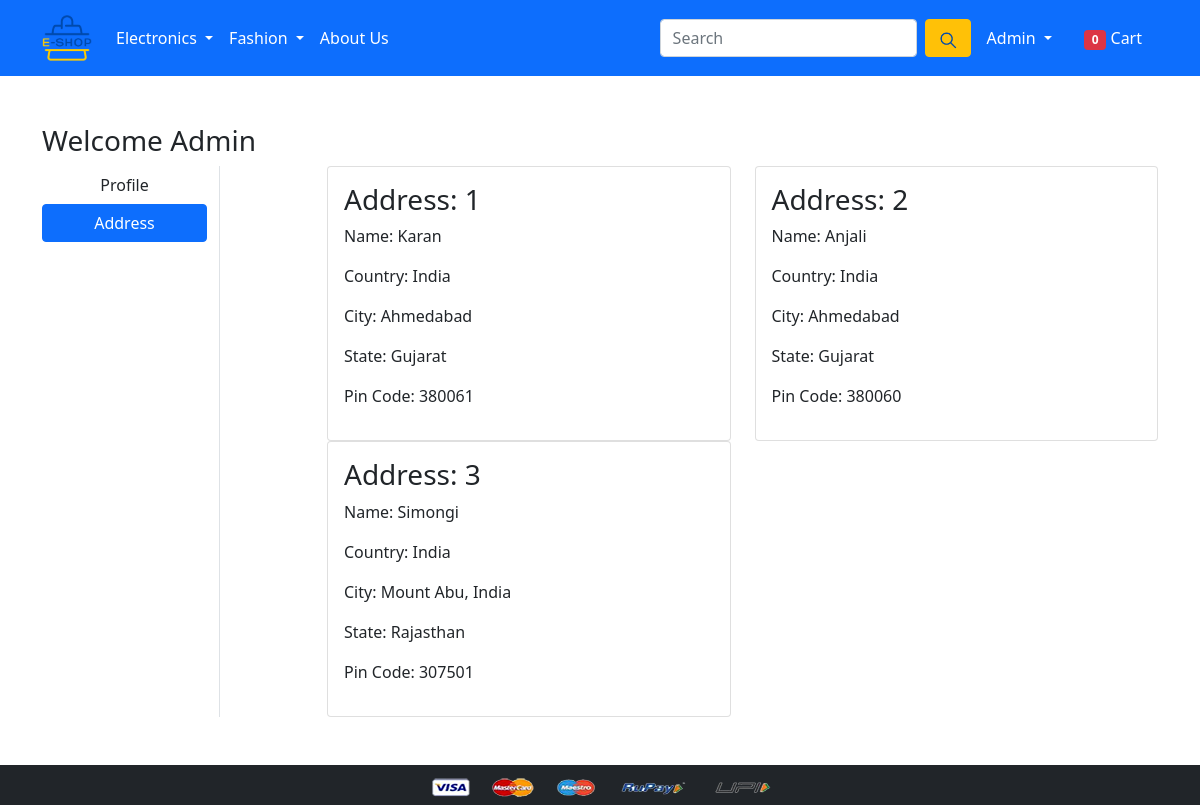
Screenshot of /address/ (signed in) with the database file from the repository.
### app/models.py (models this page shows, shortened)
class Customer(models.Model):
 user = models.ForeignKey(User, on_delete=models.CASCADE)
 name = models.CharField(max_length=200)
 country = models.CharField(max_length=200)
 city = models.CharField(max_length=50)
 zipcode = models.IntegerField()
 state = models.CharField(choices=STATE_CHOICES, max_length=50)

### app/views.py (the view)
# urls.py: path('address/', views.address, name='address'),
@login_required
def address(request):
	totalitem = 0
	if request.user.is_authenticated:
		totalitem = len(Cart.objects.filter(user=request.user))
	add = Customer.objects.filter(user=request.user)
	return render(request, 'app/address.html', {'add':add, 'active':'btn-primary', 'totalitem':totalitem})

### app/templates/app/address.html (shortened to what this page needs)
{% extends 'app/base.html' %}
{% load static %}
{% block main-content %}
<div class="container my-5">
 <div class="row">
 <h3>Welcome <span class="text-capitalize">{{request.user}}</span></h3>
  <div class="col-sm-2 border-end">
   <ul class="list-unstyled">
    <li class="d-grid"><a href="{% url 'profile' %}" class="btn">Profile</a></li>
    <li class="d-grid"><a href="{% url 'address' %}" class="btn {{active}}">Address</a></li>
   </ul>
  </div>
  <div class="col-sm-9 offset-sm-1">
   <div class="row">
    {% for ad in add %}
     <div class="col-sm-6">
     <div class="card">
      <div class="card-body">
       <h3>Address: {{ forloop.counter }}</h3>
       <p>Name: {{ad.name}}</p>
       <p>Country: {{ad.country}}</p>
       <p>City: {{ad.city}}</p>
       <p>State: {{ad.state}}</p>
       <p>Pin Code: {{ad.zipcode}}</p>
      </div>
     </div>
    </div>
    {% endfor %}
   </div>
  </div>
 </div>
</div>
{% endblock main-content %}

### app/templates/app/base.html (shortened to what this page needs)
<!doctype html>
{% load static %}
<html lang="en">
  <head>
    <link href="https://cdn.jsdelivr.net/npm/bootstrap@5.0.0-beta1/dist/css/bootstrap.min.css" rel="stylesheet">
    <link rel="stylesheet" href="{% static 'app/css/owl.carousel.min.css' %}">
    <link rel="stylesheet" href="{% static 'app/css/all.min.css' %}">
    <link rel="stylesheet" href="{% static 'app/css/style.css' %}">
  </head>
  <body>
    <nav class="navbar navbar-expand-lg navbar-dark bg-primary">
     <div class="container">
       <a class="navbar-brand" href="/"><img src="{% static 'app/images/Logo.png' %}"width="50" height="50"></a>
       <div class="collapse navbar-collapse" id="navbarSupportedContent">
         <ul class="navbar-nav me-auto mb-2 mb-lg-0">
             <li class="nav-item dropdown">
             <a class="nav-link dropdown-toggle text-white" href="#" id="electronicsDropdown" role="button" data-bs-toggle="dropdown" aria-expanded="false">
               Electronics
             </a>
           </li>
           <li class="nav-item dropdown">
             <a class="nav-link dropdown-toggle text-white" href="#" id="fashionDropdown" role="button" data-bs-toggle="dropdown" aria-expanded="false">
               Fashion
             </a>
           </li>
             <li class="nav-item">
             <a class="nav-link active" aria-current="page" href="aboutus">About Us</a>
           </li>
         </ul>
         <form class="d-flex">
           <input class="form-control me-2" type="search" placeholder="Search" aria-label="Search">
             <button class="btn btn-warning" type="submit"> <img src="{% static 'app/images/search-icon-png-5.png' %}"width="20" height="20"></button>
         </form>
         <div>
          <ul class="navbar-nav me-auto mb-2 mb-lg-0">
          {% if request.user.is_authenticated %}
           <li class="nav-item dropdown mx-2">
              <a class="nav-link dropdown-toggle text-white" href="#" id="profileDropdown" role="button" data-bs-toggle="dropdown" aria-expanded="false">
                {{request.user.username|capfirst}}
              </a>
            </li>
            <li class="nav-item mx-2">
              <a href="{% url 'showcart' %}" class="nav-link text-white"><span class="badge bg-danger">{{totalitem}}</span> Cart </a>
            </li>
            {% endif %}
          </ul>
         </div>
       </div>
     </div>
    </nav>
    {% block main-content %} {% endblock main-content %}
    <footer class="container-fluid bg-dark text-center p-2 mt-5">
        <img src="{% static 'app/images/payment.png' %}" alt="" srcset="" class="img-fluid" height="2px">
    </footer>
  </body>
</html>

### rows the page displays
Customer: name "Karan", country "India", city "Ahmedabad", state "Gujarat", zipcode "380061"
Customer: name "Anjali", country "India", city "Ahmedabad", state "Gujarat", zipcode "380060"
Customer: name "Simongi", country "India", city "Mount Abu, India", state "Rajasthan", zipcode "307501"

### other values shown
{{ request.user.username|capfirst }} "Admin"
{{ totalitem }} "0"
{{ request.user }} "Admin"
